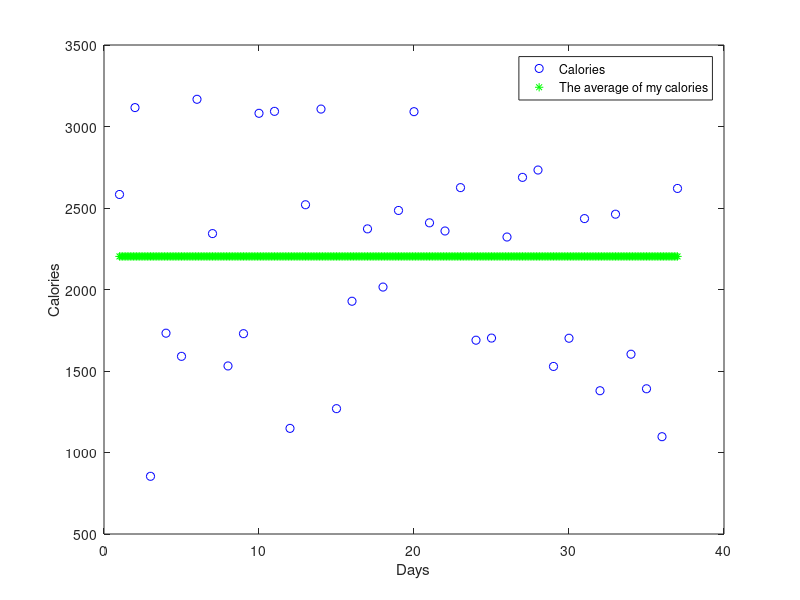

Write the MATLAB code that produced this figure.
x = 1:1:37;
x2 = 1:0.1:37;

% My calories:
y = [2583 3116 854 1732 1590 3167 2343 1531 1729 3081 3093 1148 2520 3107 1269 1928 2372 2015 2485 3091 2409 2359 2625 1689 1702 2322 2688 2733 1528 1701 2435 1379 2462 1603 1391 1097 2620];
% My Burnings calories:
t = [1166 300 300 1186 926 0 1183 3159 936 0 2288 0 473 473 3106 1019 722 842 1645 0 0 3616 672 3020 2081 717 0 1324 2900 359 0 359 478 3039 0 1097 482];

z = 2203;

plot(x,y,'bo',x2,z,'g*');
legend('Calories','The average of my calories');
xlabel('Days')
ylabel('Calories') 